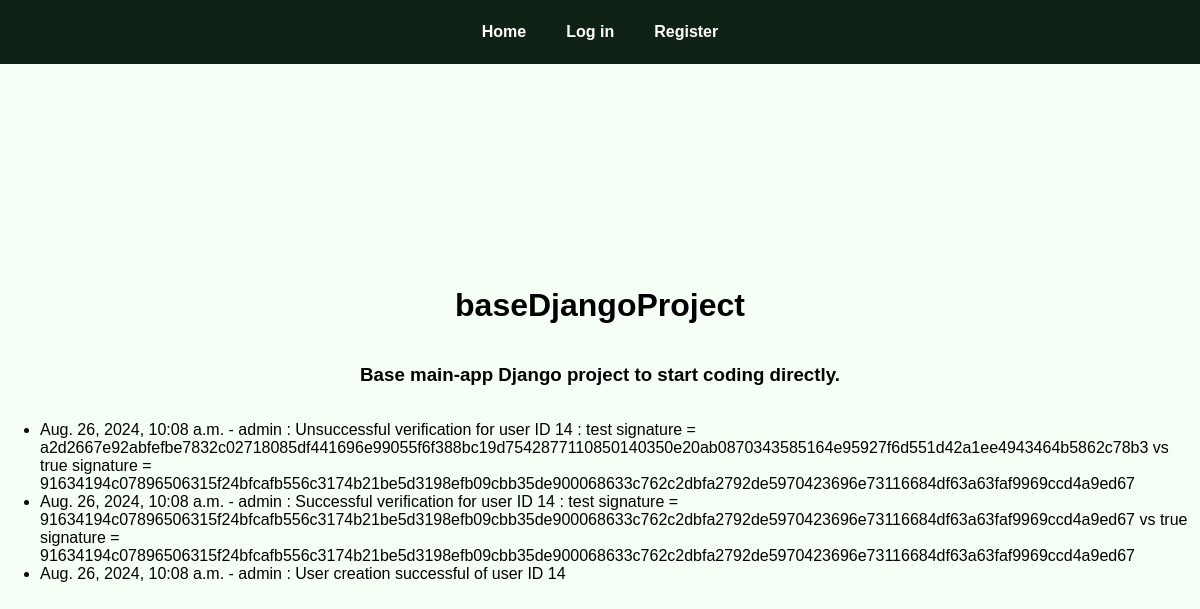
/logs/, run on the app's committed database.
### mainapp/models.py (models this page shows, shortened)
class LogEntry(models.Model):
    user = models.ForeignKey(CustomUser, on_delete=models.SET_NULL, null=True, blank=True, related_name='mainapp_logentries')
    timestamp = models.DateTimeField(auto_now_add=True)
    message = models.TextField()

class CustomUser(AbstractUser):
    adress = models.CharField(max_length=255)
    country = models.CharField(max_length=3)
    iban = models.CharField(max_length=27, blank=True, null=True)
    signature = models.CharField(max_length=128)
    salt = models.CharField(max_length=16)

### mainapp/views.py (the view)
# urls.py: path('logs/', views.view_logs, name='logs'),
def view_logs(request):
    logs = LogEntry.objects.order_by('-timestamp')
    return render(request, 'mainapp/logs.html', {'logs': logs})

### mainapp/templates/mainapp/logs.html (shortened to what this page needs)
{% extends 'mainapp/index.html' %}
{% block content %}
    <logs>
        <ul>
            {% for log in logs %}
                <li>{{ log.timestamp }} - {{ log.user.username }} : {{ log.message }}</li>
            {% endfor %}
        </ul>
    </logs>
{% endblock %}

### baseDjangoProject/mainapp/templates/mainapp/index.html (shortened to what this page needs)
{% load static %}
<!DOCTYPE html>
<html lang="en">
<head>
    <link rel="stylesheet" href="{% static 'mainapp/index.css' %}">
</head>
<body>
    <nav>
        <ul>
            <li><a href="{% url 'mainapp:index' %}">Home</a></li>
            {% if user.is_authenticated %}
                <a href="{% url 'mainapp:profile' %}">{{ user.get_username }}</a>
            {% else %}
                <li><a href="{% url 'mainapp:login' %}">Log in</a></li>
                <li><a href="{% url 'mainapp:register' %}">Register</a></li>
            {% endif %}
        </ul>
    </nav>
    <div class="content">
        <h1>baseDjangoProject</h1>
        <h3>Base main-app Django project to start coding directly.</h3>
        {% block content %}
        {% endblock %}
    </div>
</body>
</html>

### mainapp/static/mainapp/index.css (style rules this page uses)
body { background: #f6fff5; margin: 0; font-family: Helvetica, Tahoma, Geneva, Verdana, sans-serif; }
.content { display: flex; flex-direction: column; justify-content: center; align-items: center; height: 92vh; }
nav { background-color: #102216; display: flex; justify-content: center; align-items: center; height: 8vh; }
nav ul { display: flex; align-items: center; margin: 0; padding: 0; list-style: none; }
nav li { font-size: 16px; text-decoration: none; margin: 0 10px; }
nav a { margin: 0 10px; color: #ffffff; font-weight: 700; text-decoration: none; }

### data on the page
LogEntry: timestamp "Aug. 26, 2024, 10:08 a.m.", user.username "admin", message "Unsuccessful verification for user ID 14 : test signature = a2d2667e92abfefbe7832c02718085df441696e99055f6f388bc19d7542877110850140350e20ab0870343585164e95927f6d551d42a1ee4943464b5862c78b3 vs true signature = 91634194c07896506315f24bfcafb556c3174b21be5d3198efb09cbb35de900068633c762c2dbfa2792de5970423696e73116684df63a63faf9969ccd4a9ed67"
LogEntry: timestamp "Aug. 26, 2024, 10:08 a.m.", user.username "admin", message "Successful verification for user ID 14 : test signature = 91634194c07896506315f24bfcafb556c3174b21be5d3198efb09cbb35de900068633c762c2dbfa2792de5970423696e73116684df63a63faf9969ccd4a9ed67 vs true signature = 91634194c07896506315f24bfcafb556c3174b21be5d3198efb09cbb35de900068633c762c2dbfa2792de5970423696e73116684df63a63faf9969ccd4a9ed67"
LogEntry: timestamp "Aug. 26, 2024, 10:08 a.m.", user.username "admin", message "User creation successful of user ID 14"
